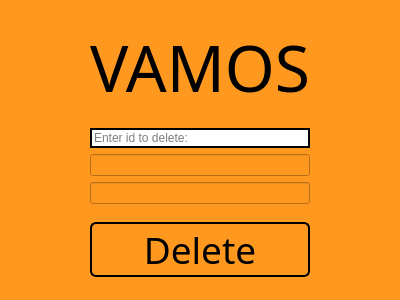
<?xml version="1.0" encoding="UTF-8"?>
<ui version="4.0">
 <class>DeletePlayer</class>
 <widget class="QDialog" name="DeletePlayer">
  <property name="geometry">
   <rect>
    <x>0</x>
    <y>0</y>
    <width>400</width>
    <height>300</height>
   </rect>
  </property>
  <property name="windowTitle">
   <string>Delete Player</string>
  </property>
  <property name="windowIcon">
   <iconset>
    <normaloff>icona.png</normaloff>icona.png</iconset>
  </property>
  <property name="styleSheet">
   <string notr="true">background-color:#FF981F;</string>
  </property>
  <layout class="QGridLayout" name="gridLayout">
   <item row="3" column="1">
    <widget class="QLineEdit" name="deleteIDLE">
     <property name="whatsThis">
      <string>&lt;html&gt;&lt;head/&gt;&lt;body&gt;&lt;p align=&quot;center&quot;&gt;&lt;span style=&quot; font-size:12pt;&quot;&gt;You need to Enter player id to delete him from database.&lt;/span&gt;&lt;/p&gt;&lt;/body&gt;&lt;/html&gt;</string>
     </property>
     <property name="styleSheet">
      <string notr="true">QLineEdit {
    border: 2px solid #000000; 
    background-color: #FFFFFF;
	color: rgb(0, 0, 0);
}

QLineEdit:focus {
    border: 2px solid #FF981F; 
}</string>
     </property>
     <property name="placeholderText">
      <string>Enter id to delete:</string>
     </property>
    </widget>
   </item>
   <item row="2" column="1">
    <spacer name="verticalSpacer_3">
     <property name="orientation">
      <enum>Qt::Vertical</enum>
     </property>
     <property name="sizeHint" stdset="0">
      <size>
       <width>20</width>
       <height>40</height>
      </size>
     </property>
    </spacer>
   </item>
   <item row="7" column="1">
    <widget class="QPushButton" name="deletePlayerPB">
     <property name="font">
      <font>
       <family>Huntress</family>
       <pointsize>28</pointsize>
      </font>
     </property>
     <property name="styleSheet">
      <string notr="true">QPushButton {
   background-color: rgb(255, 152, 31);
color: rgb(0, 0, 0);
border-color: rgb(0, 0, 0);
border: 2px solid rgb(0, 0, 0);
border-radius: 6px; 
}

QPushButton:hover {
    color: rgb(38, 38, 38)rgb(255, 197, 21); 
    background-color:#ffc515; 
    border: 2px solid #ffffff; 
}</string>
     </property>
     <property name="text">
      <string>Delete</string>
     </property>
    </widget>
   </item>
   <item row="8" column="1">
    <spacer name="verticalSpacer">
     <property name="orientation">
      <enum>Qt::Vertical</enum>
     </property>
     <property name="sizeHint" stdset="0">
      <size>
       <width>20</width>
       <height>40</height>
      </size>
     </property>
    </spacer>
   </item>
   <item row="6" column="1">
    <spacer name="verticalSpacer_4">
     <property name="orientation">
      <enum>Qt::Vertical</enum>
     </property>
     <property name="sizeHint" stdset="0">
      <size>
       <width>20</width>
       <height>40</height>
      </size>
     </property>
    </spacer>
   </item>
   <item row="1" column="2">
    <spacer name="horizontalSpacer_2">
     <property name="orientation">
      <enum>Qt::Horizontal</enum>
     </property>
     <property name="sizeHint" stdset="0">
      <size>
       <width>40</width>
       <height>20</height>
      </size>
     </property>
    </spacer>
   </item>
   <item row="0" column="1">
    <spacer name="verticalSpacer_2">
     <property name="orientation">
      <enum>Qt::Vertical</enum>
     </property>
     <property name="sizeHint" stdset="0">
      <size>
       <width>20</width>
       <height>40</height>
      </size>
     </property>
    </spacer>
   </item>
   <item row="4" column="1">
    <widget class="QLineEdit" name="nameLE"/>
   </item>
   <item row="1" column="0">
    <spacer name="horizontalSpacer">
     <property name="orientation">
      <enum>Qt::Horizontal</enum>
     </property>
     <property name="sizeHint" stdset="0">
      <size>
       <width>40</width>
       <height>20</height>
      </size>
     </property>
    </spacer>
   </item>
   <item row="1" column="1">
    <widget class="QLabel" name="titleL">
     <property name="font">
      <font>
       <family>Huntress</family>
       <pointsize>48</pointsize>
      </font>
     </property>
     <property name="whatsThis">
      <string>&lt;html&gt;&lt;head/&gt;&lt;body&gt;&lt;p align=&quot;center&quot;&gt;&lt;span style=&quot; font-size:16pt;&quot;&gt;VAMOS - Making Football better.&lt;/span&gt;&lt;/p&gt;&lt;/body&gt;&lt;/html&gt;</string>
     </property>
     <property name="styleSheet">
      <string notr="true">color: rgb(0, 0, 0);</string>
     </property>
     <property name="text">
      <string>VAMOS</string>
     </property>
     <property name="alignment">
      <set>Qt::AlignCenter</set>
     </property>
    </widget>
   </item>
   <item row="5" column="1">
    <widget class="QLineEdit" name="surnameLE"/>
   </item>
  </layout>
 </widget>
 <resources/>
 <connections/>
</ui>
